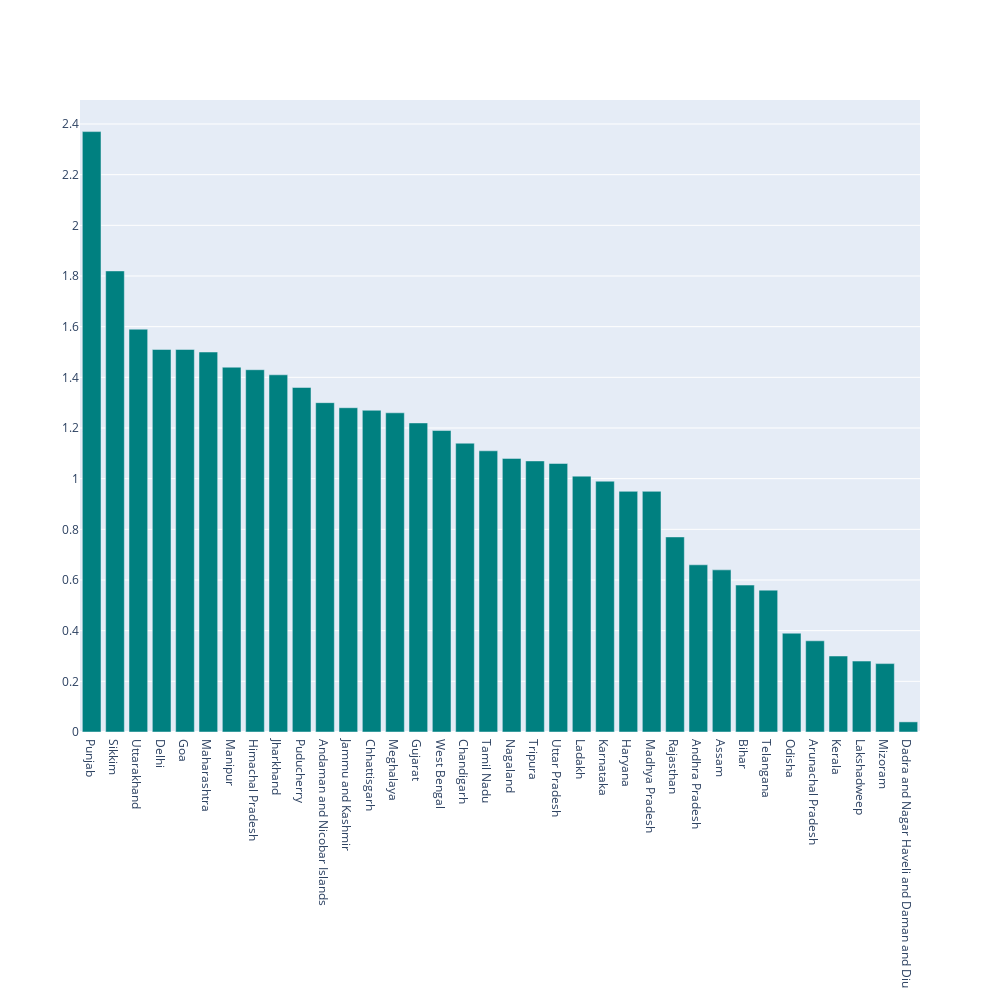

The code cell stored with this chart in its notebook:
### Code cell
fig5 = go.Figure()
fig5.add_trace(go.Bar(
    x=death_rate_comparision['loc'],
    y=death_rate_comparision['percentage'],
    name='Active Cases',
    marker_color='rgb(0,128,128)'
))
fig5.update_yaxes(tick0 = 0,dtick = 0.2)
fig5.update_layout(autosize=False,
    width=1000,
    height=1000)
fig5.show()

### Figure 1 — Plotly figure (JSON) as saved in the notebook; plotly's stock layout.template omitted (floating-point values rounded to 4 significant figures)
{"data": [{"marker": {"color": "rgb(0,128,128)"}, "name": "Active Cases", "type": "bar", "x": ["Punjab", "Sikkim", "Uttarakhand", "Delhi", "Goa", "Maharashtra", "Manipur", "Himachal Pradesh", "Jharkhand", "Puducherry", "Andaman and Nicobar Islands", "Jammu and Kashmir", "Chhattisgarh", "Meghalaya", "Gujarat", "West Bengal", "Chandigarh", "Tamil Nadu", "Nagaland", "Tripura", "Uttar Pradesh", "Ladakh", "Karnataka", "Haryana", "Madhya Pradesh", "Rajasthan", "Andhra Pradesh", "Assam", "Bihar", "Telangana", "Odisha", "Arunachal Pradesh", "Kerala", "Lakshadweep", "Mizoram", "Dadra and Nagar Haveli and Daman and Diu"], "y": [2.37, 1.82, 1.59, 1.51, 1.51, 1.5, 1.44, 1.43, 1.41, 1.36, 1.3, 1.28, 1.27, 1.26, 1.22, 1.19, 1.14, 1.11, 1.08, 1.07, 1.06, 1.01, 0.99, 0.95, 0.95, 0.77, 0.66, 0.64, 0.58, 0.56, 0.39, 0.36, 0.3, 0.28, 0.27, 0.04]}], "layout": {"autosize": false, "height": 1000, "width": 1000, "yaxis": {"dtick": 0.2, "tick0": 0}}}
